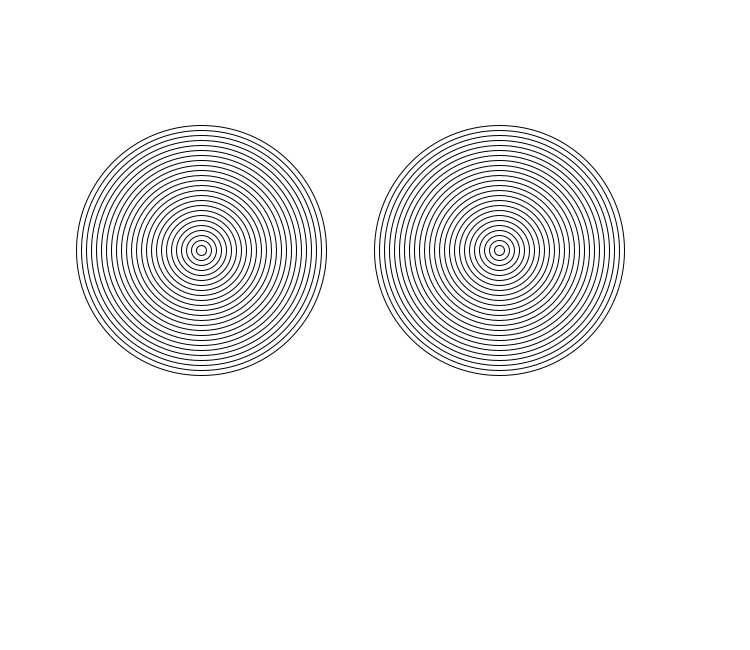
Frame 1 (no input)
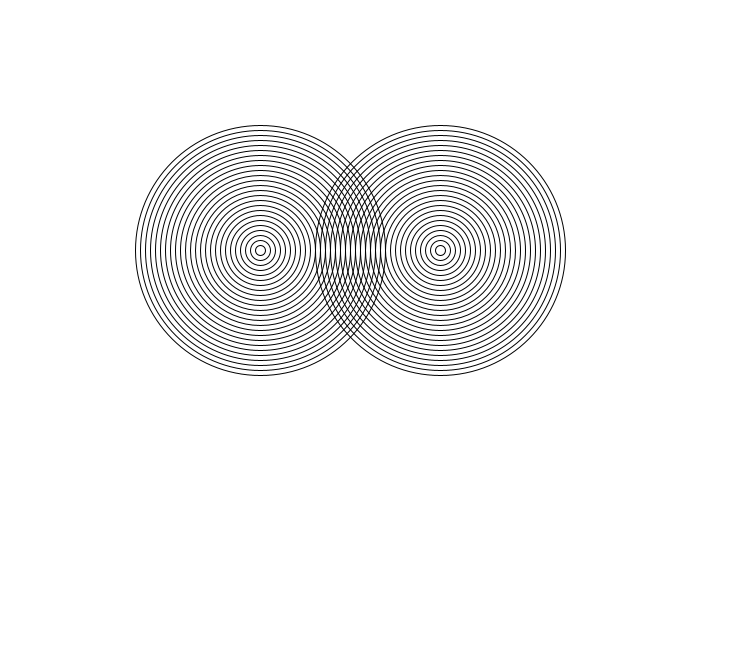
Frame 60 (the mouse pressed at the canvas centre just before this capture)
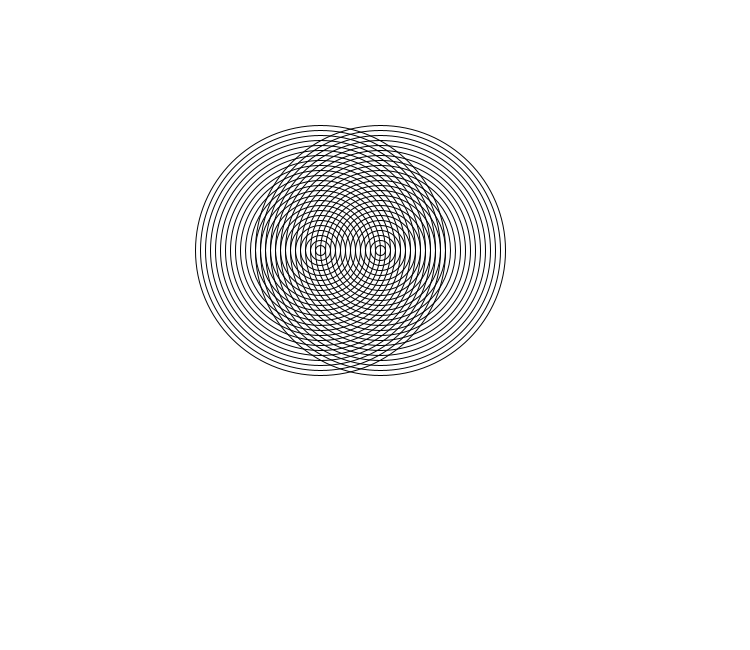
Frame 120 (the mouse held since frame 60 and released just before this capture)

The Processing sketch that drew these frames (run headless with seeded random() and noise(); from frame 60 on, the mouse is pressed at the canvas centre):

// Processing sketch: Amazing_Rings
// ── Amazing_Rings.pde

int X=200;
int X2=500;
void setup() { 
  size(750,650);
}

void draw() {
  background(255, 255, 255);
  X++;
  for (int i = 25; i > 0; i--) { 
    noFill();
    ellipse(X, 250, 10*i, 10*i);
  }
  X2--;
    for (int i = 25; i > 0; i--) {
      noFill();
      ellipse(X2, 250, 10*i, 10*i);
    }
}
